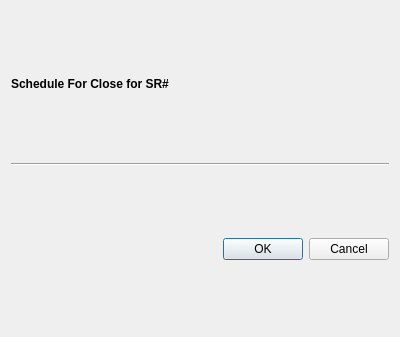
<?xml version="1.0" encoding="UTF-8"?>
<ui version="4.0">
 <class>CalendarDialog</class>
 <widget class="QDialog" name="CalendarDialog">
  <property name="geometry">
   <rect>
    <x>0</x>
    <y>0</y>
    <width>400</width>
    <height>337</height>
   </rect>
  </property>
  <property name="windowTitle">
   <string>Dialog</string>
  </property>
  <property name="windowIcon">
   <iconset resource="../kueue.qrc">
    <normaloff>:/icons/app/kueue32.png</normaloff>:/icons/app/kueue32.png</iconset>
  </property>
  <layout class="QGridLayout" name="gridLayout">
   <item row="2" column="0">
    <layout class="QGridLayout" name="calendarLayout"/>
   </item>
   <item row="3" column="0">
    <widget class="QDialogButtonBox" name="buttonBox">
     <property name="orientation">
      <enum>Qt::Horizontal</enum>
     </property>
     <property name="standardButtons">
      <set>QDialogButtonBox::Cancel|QDialogButtonBox::Ok</set>
     </property>
    </widget>
   </item>
   <item row="0" column="0">
    <widget class="QLabel" name="textLabel">
     <property name="sizePolicy">
      <sizepolicy hsizetype="Preferred" vsizetype="Maximum">
       <horstretch>0</horstretch>
       <verstretch>0</verstretch>
      </sizepolicy>
     </property>
     <property name="text">
      <string>&lt;b&gt;Schedule For Close for SR#</string>
     </property>
    </widget>
   </item>
   <item row="1" column="0">
    <widget class="Line" name="line">
     <property name="orientation">
      <enum>Qt::Horizontal</enum>
     </property>
    </widget>
   </item>
  </layout>
 </widget>
 <resources>
  <include location="../kueue.qrc"/>
 </resources>
 <connections>
  <connection>
   <sender>buttonBox</sender>
   <signal>accepted()</signal>
   <receiver>CalendarDialog</receiver>
   <slot>accept()</slot>
   <hints>
    <hint type="sourcelabel">
     <x>248</x>
     <y>254</y>
    </hint>
    <hint type="destinationlabel">
     <x>157</x>
     <y>274</y>
    </hint>
   </hints>
  </connection>
  <connection>
   <sender>buttonBox</sender>
   <signal>rejected()</signal>
   <receiver>CalendarDialog</receiver>
   <slot>reject()</slot>
   <hints>
    <hint type="sourcelabel">
     <x>316</x>
     <y>260</y>
    </hint>
    <hint type="destinationlabel">
     <x>286</x>
     <y>274</y>
    </hint>
   </hints>
  </connection>
 </connections>
</ui>
